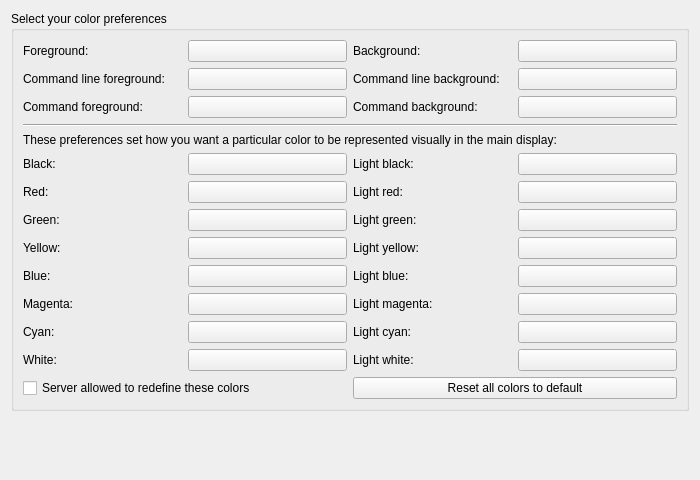
     <widget class="QWidget" name="tab_displayColors">
      <attribute name="title">
       <string>Color view</string>
      </attribute>
      <layout class="QVBoxLayout" name="vBoxLayout_tab_displayColors">
       <item>
        <widget class="QGroupBox" name="groupBox_displayColors">
         <property name="title">
          <string>Select your color preferences</string>
         </property>
         <layout class="QGridLayout" name="gridLayout_groupBox_displayColors">
          <item row="0" column="0">
           <widget class="QLabel" name="label_foreground_color">
            <property name="text">
             <string>Foreground:</string>
            </property>
           </widget>
          </item>
          <item row="0" column="1">
           <widget class="QPushButton" name="pushButton_foreground_color">
            <property name="toolTip">
             <string>&lt;p&gt;The foreground color used by default for the main console (unless changed by a lua command or the game server).&lt;/p&gt;</string>
            </property>
            <property name="autoFillBackground">
             <bool>true</bool>
            </property>
            <property name="styleSheet">
             <string notr="true"/>
            </property>
            <property name="text">
             <string/>
            </property>
           </widget>
          </item>
          <item row="0" column="2">
           <widget class="QLabel" name="label_background_color">
            <property name="text">
             <string>Background:</string>
            </property>
           </widget>
          </item>
          <item row="0" column="3">
           <widget class="QPushButton" name="pushButton_background_color">
            <property name="toolTip">
             <string>&lt;p&gt;The background color used by default for the main console (unless changed by a lua command or the game server).&lt;/p&gt;</string>
            </property>
            <property name="autoFillBackground">
             <bool>true</bool>
            </property>
            <property name="text">
             <string/>
            </property>
           </widget>
          </item>
          <item row="1" column="0">
           <widget class="QLabel" name="label_command_line_foreground_color">
            <property name="text">
             <string>Command line foreground:</string>
            </property>
           </widget>
          </item>
          <item row="1" column="1">
           <widget class="QPushButton" name="pushButton_command_line_foreground_color">
            <property name="toolTip">
             <string>&lt;p&gt;The foreground color used for the main input area.&lt;/p&gt;</string>
            </property>
            <property name="text">
             <string/>
            </property>
           </widget>
          </item>
          <item row="1" column="2">
           <widget class="QLabel" name="label_command_line_background_color">
            <property name="text">
             <string>Command line background:</string>
            </property>
           </widget>
          </item>
          <item row="1" column="3">
           <widget class="QPushButton" name="pushButton_command_line_background_color">
            <property name="toolTip">
             <string>&lt;p&gt;The background color used for the main input area.&lt;/p&gt;</string>
            </property>
            <property name="text">
             <string/>
            </property>
           </widget>
          </item>
          <item row="2" column="0">
           <widget class="QLabel" name="label_command_foreground_color">
            <property name="text">
             <string>Command foreground:</string>
            </property>
           </widget>
          </item>
          <item row="2" column="1">
           <widget class="QPushButton" name="pushButton_command_foreground_color">
            <property name="toolTip">
             <string>&lt;p&gt;The foreground color used for text sent to the game server.&lt;/p&gt;</string>
            </property>
            <property name="autoFillBackground">
             <bool>true</bool>
            </property>
            <property name="text">
             <string/>
            </property>
           </widget>
          </item>
          <item row="2" column="2">
           <widget class="QLabel" name="label_command_background_color">
            <property name="text">
             <string>Command background:</string>
            </property>
           </widget>
          </item>
          <item row="2" column="3">
           <widget class="QPushButton" name="pushButton_command_background_color">
            <property name="toolTip">
             <string>&lt;p&gt;The background color used for text sent to the game server.&lt;/p&gt;</string>
            </property>
            <property name="autoFillBackground">
             <bool>true</bool>
            </property>
            <property name="text">
             <string/>
            </property>
           </widget>
          </item>
          <item row="3" column="0" colspan="4">
           <widget class="Line" name="line_colorsSeparator">
            <property name="orientation">
             <enum>Qt::Horizontal</enum>
            </property>
           </widget>
          </item>
          <item row="4" column="0" colspan="4">
           <widget class="QLabel" name="label_ANSI_color_buttons_introduction">
            <property name="sizePolicy">
             <sizepolicy hsizetype="Preferred" vsizetype="Preferred">
              <horstretch>0</horstretch>
              <verstretch>0</verstretch>
             </sizepolicy>
            </property>
            <property name="text">
             <string>These preferences set how you want a particular color to be represented visually in the main display:</string>
            </property>
            <property name="wordWrap">
             <bool>true</bool>
            </property>
           </widget>
          </item>
          <item row="5" column="0">
           <widget class="QLabel" name="label_black">
            <property name="text">
             <string>Black:</string>
            </property>
           </widget>
          </item>
          <item row="5" column="1">
           <widget class="QPushButton" name="pushButton_black">
            <property name="toolTip">
             <string>ANSI Color Number 0</string>
            </property>
            <property name="autoFillBackground">
             <bool>true</bool>
            </property>
            <property name="text">
             <string/>
            </property>
           </widget>
          </item>
          <item row="5" column="2">
           <widget class="QLabel" name="label_lBlack">
            <property name="text">
             <string>Light black:</string>
            </property>
           </widget>
          </item>
          <item row="5" column="3">
           <widget class="QPushButton" name="pushButton_lBlack">
            <property name="toolTip">
             <string>ANSI Color Number 8</string>
            </property>
            <property name="autoFillBackground">
             <bool>true</bool>
            </property>
            <property name="text">
             <string/>
            </property>
           </widget>
          </item>
          <item row="6" column="0">
           <widget class="QLabel" name="label_red">
            <property name="text">
             <string>Red:</string>
            </property>
           </widget>
          </item>
          <item row="6" column="1">
           <widget class="QPushButton" name="pushButton_red">
            <property name="toolTip">
             <string>ANSI Color Number 1</string>
            </property>
            <property name="autoFillBackground">
             <bool>true</bool>
            </property>
            <property name="text">
             <string/>
            </property>
           </widget>
          </item>
          <item row="6" column="2">
           <widget class="QLabel" name="label_lRed">
            <property name="text">
             <string>Light red:</string>
            </property>
           </widget>
          </item>
          <item row="6" column="3">
           <widget class="QPushButton" name="pushButton_lRed">
            <property name="toolTip">
             <string>ANSI Color Number 9</string>
            </property>
            <property name="autoFillBackground">
             <bool>true</bool>
            </property>
            <property name="text">
             <string/>
            </property>
           </widget>
          </item>
          <item row="7" column="0">
           <widget class="QLabel" name="label_green">
            <property name="text">
             <string>Green:</string>
            </property>
           </widget>
          </item>
          <item row="7" column="1">
           <widget class="QPushButton" name="pushButton_green">
            <property name="toolTip">
             <string>ANSI Color Number 2</string>
            </property>
            <property name="autoFillBackground">
             <bool>true</bool>
            </property>
            <property name="text">
             <string/>
            </property>
           </widget>
          </item>
          <item row="7" column="2">
           <widget class="QLabel" name="label_lGreen">
            <property name="text">
             <string>Light green:</string>
            </property>
           </widget>
          </item>
          <item row="7" column="3">
           <widget class="QPushButton" name="pushButton_lGreen">
            <property name="toolTip">
             <string>ANSI Color Number 10</string>
            </property>
            <property name="autoFillBackground">
             <bool>true</bool>
            </property>
            <property name="text">
             <string/>
            </property>
           </widget>
          </item>
          <item row="8" column="0">
           <widget class="QLabel" name="label_yellow">
            <property name="text">
             <string>Yellow:</string>
            </property>
           </widget>
          </item>
          <item row="8" column="1">
           <widget class="QPushButton" name="pushButton_yellow">
            <property name="toolTip">
             <string>ANSI Color Number 3</string>
            </property>
            <property name="autoFillBackground">
             <bool>true</bool>
            </property>
            <property name="text">
             <string/>
            </property>
           </widget>
          </item>
          <item row="8" column="2">
           <widget class="QLabel" name="label_lYellow">
            <property name="text">
             <string>Light yellow:</string>
            </property>
           </widget>
          </item>
          <item row="8" column="3">
           <widget class="QPushButton" name="pushButton_lYellow">
            <property name="toolTip">
             <string>ANSI Color Number 11</string>
            </property>
            <property name="autoFillBackground">
             <bool>true</bool>
            </property>
            <property name="text">
             <string/>
            </property>
           </widget>
          </item>
          <item row="9" column="0">
           <widget class="QLabel" name="label_blue">
            <property name="text">
             <string>Blue:</string>
            </property>
           </widget>
          </item>
          <item row="9" column="1">
           <widget class="QPushButton" name="pushButton_blue">
            <property name="toolTip">
             <string>ANSI Color Number 4</string>
            </property>
            <property name="autoFillBackground">
             <bool>true</bool>
            </property>
            <property name="text">
             <string/>
            </property>
           </widget>
          </item>
          <item row="9" column="2">
           <widget class="QLabel" name="label_lBlue">
            <property name="text">
             <string>Light blue:</string>
            </property>
           </widget>
          </item>
          <item row="9" column="3">
           <widget class="QPushButton" name="pushButton_lBlue">
            <property name="toolTip">
             <string>ANSI Color Number 12</string>
            </property>
            <property name="autoFillBackground">
             <bool>true</bool>
            </property>
            <property name="text">
             <string/>
            </property>
           </widget>
          </item>
          <item row="10" column="0">
           <widget class="QLabel" name="label_magenta">
            <property name="text">
             <string>Magenta:</string>
            </property>
           </widget>
          </item>
          <item row="10" column="1">
           <widget class="QPushButton" name="pushButton_magenta">
            <property name="toolTip">
             <string>ANSI Color Number 5</string>
            </property>
            <property name="autoFillBackground">
             <bool>true</bool>
            </property>
            <property name="text">
             <string/>
            </property>
           </widget>
          </item>
          <item row="10" column="2">
           <widget class="QLabel" name="label_lMagenta">
            <property name="text">
             <string>Light magenta:</string>
            </property>
           </widget>
          </item>
          <item row="10" column="3">
           <widget class="QPushButton" name="pushButton_lMagenta">
            <property name="toolTip">
             <string>ANSI Color Number 13</string>
            </property>
            <property name="autoFillBackground">
             <bool>true</bool>
            </property>
            <property name="text">
             <string/>
            </property>
           </widget>
          </item>
          <item row="11" column="0">
           <widget class="QLabel" name="label_cyan">
            <property name="text">
             <string>Cyan:</string>
            </property>
           </widget>
          </item>
          <item row="11" column="1">
           <widget class="QPushButton" name="pushButton_cyan">
            <property name="toolTip">
             <string>ANSI Color Number 6</string>
            </property>
            <property name="autoFillBackground">
             <bool>true</bool>
            </property>
            <property name="text">
             <string/>
            </property>
           </widget>
          </item>
          <item row="11" column="2">
           <widget class="QLabel" name="label_lCyan">
            <property name="text">
             <string>Light cyan:</string>
            </property>
           </widget>
          </item>
          <item row="11" column="3">
           <widget class="QPushButton" name="pushButton_lCyan">
            <property name="toolTip">
             <string>ANSI Color Number 14</string>
            </property>
            <property name="autoFillBackground">
             <bool>true</bool>
            </property>
            <property name="text">
             <string/>
            </property>
           </widget>
          </item>
          <item row="12" column="0">
           <widget class="QLabel" name="label_white">
            <property name="text">
             <string>White:</string>
            </property>
           </widget>
          </item>
          <item row="12" column="1">
           <widget class="QPushButton" name="pushButton_white">
            <property name="toolTip">
             <string>ANSI Color Number 7</string>
            </property>
            <property name="autoFillBackground">
             <bool>true</bool>
            </property>
            <property name="text">
             <string/>
            </property>
           </widget>
          </item>
          <item row="12" column="2">
           <widget class="QLabel" name="label_lWhite">
            <property name="text">
             <string>Light white:</string>
            </property>
           </widget>
          </item>
          <item row="12" column="3">
           <widget class="QPushButton" name="pushButton_lWhite">
            <property name="toolTip">
             <string>ANSI Color Number 15</string>
            </property>
            <property name="autoFillBackground">
             <bool>true</bool>
            </property>
            <property name="text">
             <string/>
            </property>
           </widget>
          </item>
          <item row="13" column="2" colspan="2">
           <widget class="QPushButton" name="pushButton_resetColors">
            <property name="text">
             <string>Reset all colors to default</string>
            </property>
           </widget>
          </item>
          <item row="13" column="0" colspan="2">
           <widget class="QCheckBox" name="checkBox_allowServerToRedefineColors">
            <property name="toolTip">
             <string>&lt;p&gt;If this option is checked the Mud Server may send codes to change the above 16 colors or to reset them to their defaults by using standard ANSI &lt;tt&gt;OSC&lt;/tt&gt; Escape codes.&lt;/p&gt;&lt;p&gt;Specifically &lt;tt&gt;&amp;lt;OSC&amp;gt;Pirrggbb&amp;lt;ST&amp;gt;&lt;/tt&gt; will set the color with index &lt;i&gt;i&lt;/i&gt; to have the color with the given &lt;i&gt;rr&lt;/i&gt; red, &lt;i&gt;gg&lt;/i&gt; green and &lt;i&gt;bb&lt;/i&gt;  blue components where i is a single hex-digit ('0' to '9' or 'a' to 'f' or 'A' to 'F' to give a number between 0 an d15) and rr, gg and bb are two digit hex-digits numbers (between 0 to 255); &amp;lt;OSC&amp;gt; is &lt;i&gt;Operating System Command&lt;/i&gt; which is normally encoded as the ASCII &amp;lt;ESC&amp;gt; character followed by &lt;tt&gt;[&lt;/tt&gt; and &amp;lt;ST&amp;gt; is the &lt;i&gt;String Terminator&lt;/i&gt; which is normally encoded as the ASCII &amp;lt;ESC&amp;gt; character followed by &lt;tt&gt;\&lt;tt&gt;.&lt;/p&gt;&lt;p&gt;Conversely &lt;tt&gt;&amp;lt;OSC&amp;gt;R&amp;lt;ST&amp;gt;&lt;/tt&gt; will reset the colors to the defaults like the button to the right does.&lt;/p&gt;</string>
            </property>
            <property name="text">
             <string>Server allowed to redefine these colors</string>
            </property>
           </widget>
          </item>
         </layout>
        </widget>
       </item>
       <item>
        <spacer name="verticalSpacer_displayColors">
         <property name="orientation">
          <enum>Qt::Vertical</enum>
         </property>
         <property name="sizeHint" stdset="0">
          <size>
           <width>678</width>
           <height>58</height>
          </size>
         </property>
        </spacer>
       </item>
      </layout>
     </widget>
